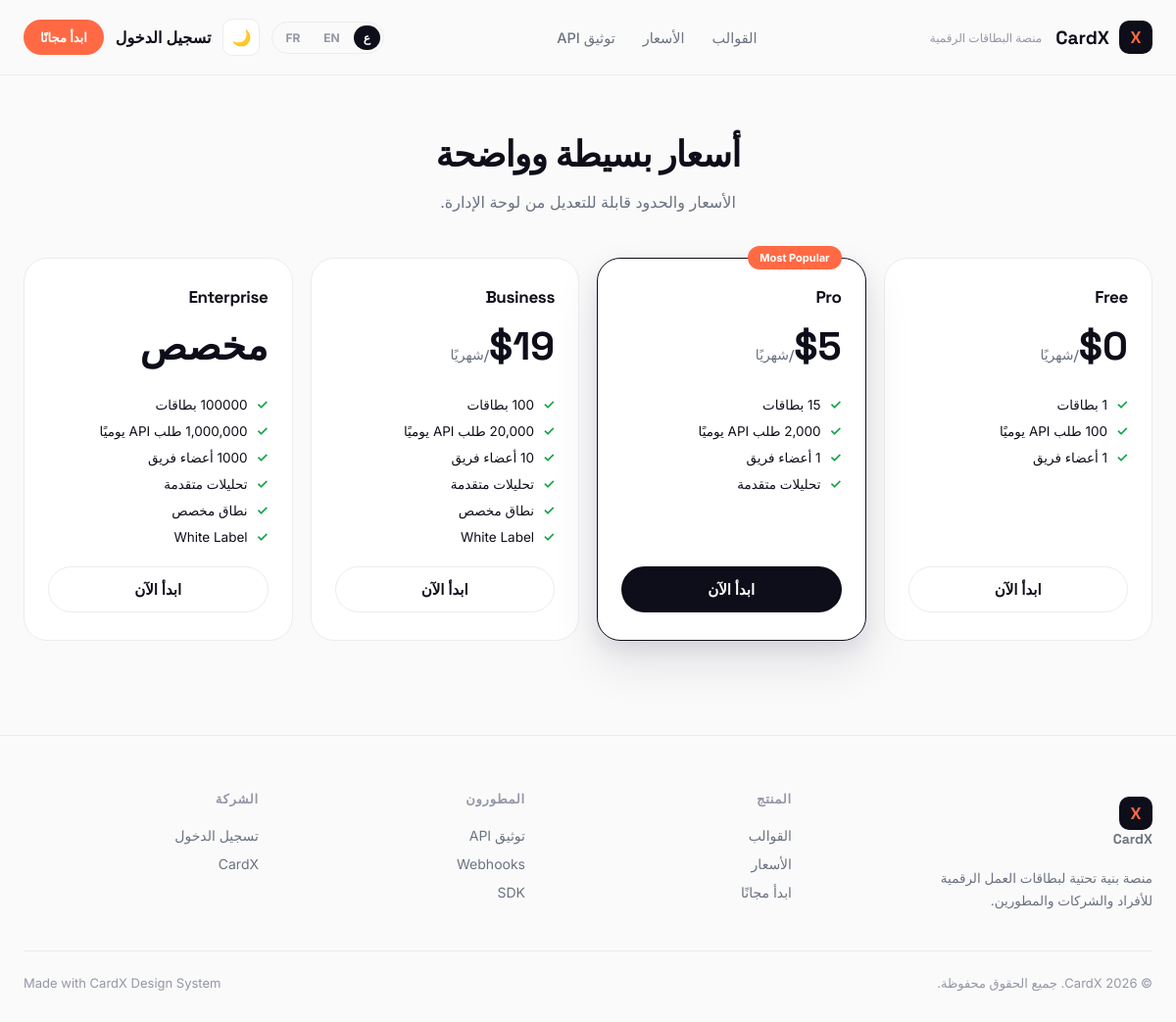
/pricing, run on the app's committed database.
### tables this page shows
CREATE TABLE plans (
    id INTEGER PRIMARY KEY AUTOINCREMENT,
    slug TEXT UNIQUE NOT NULL,
    name TEXT NOT NULL,
    price_month REAL NOT NULL,
    max_cards INTEGER NOT NULL,
    max_api_requests_day INTEGER NOT NULL,
    custom_domain INTEGER DEFAULT 0,
    white_label INTEGER DEFAULT 0,
    team_members INTEGER DEFAULT 1,
    advanced_analytics INTEGER DEFAULT 0,
    sort_order INTEGER DEFAULT 0
);

### app/site.py (the view)
@bp.route("/pricing")
def pricing():
    plans = dbmod.query("SELECT * FROM plans ORDER BY sort_order")
    return render_template("pricing.html", plans=plans)

### app/db.py (called while the page is built)
def get_db():
    if "db" not in g:
        db_path = current_app.config["DATABASE"]
        g.db = sqlite3.connect(db_path, detect_types=sqlite3.PARSE_DECLTYPES)
        g.db.row_factory = sqlite3.Row
        g.db.execute("PRAGMA foreign_keys = ON")
    return g.db

def query(sql, args=(), one=False):
    cur = get_db().execute(sql, args)
    rv = cur.fetchall()
    cur.close()
    return (rv[0] if rv else None) if one else rv

### app/i18n.py (called while the page is built)
def t(key, locale="ar"):
    return STRINGS.get(locale, STRINGS["ar"]).get(key, STRINGS["en"].get(key, key))

### app/templates/pricing.html (shortened to what this page needs)
{% extends "base.html" %}
{% block extra_css %}<link rel="stylesheet" href="{{ url_for('static', filename='css/landing.css') }}">{% endblock %}
{% block content %}
<section class="section" style="padding-top:40px;">
  <div class="container">
    <div class="section-head"><h2>{{ t('pricing_title') }}</h2>
      <p>{{ 'الأسعار والحدود قابلة للتعديل من لوحة الإدارة.' if locale=='ar' else 'Prices and limits are editable from the Admin panel.' }}</p>
    </div>
    <div class="pricing-grid">
      {% for plan in plans %}
      <div class="price-card {{ 'featured' if plan.slug=='pro' }}">
        <h3>{{ plan.name }}</h3>
        <div class="price-amount">
          {% if plan.slug=='enterprise' %}{{ 'مخصص' if locale=='ar' else 'Custom' }}
          {% else %}${{ plan.price_month|int }}<span>/{{ 'شهريًا' if locale=='ar' else 'mo' }}</span>{% endif %}
        </div>
        <ul class="price-feats">
          <li>{{ plan.max_cards }} {{ 'بطاقات' if locale=='ar' else 'cards' }}</li>
          <li>{{ '{:,}'.format(plan.max_api_requests_day) }} {{ 'طلب API يوميًا' if locale=='ar' else 'API requests/day' }}</li>
          <li>{{ plan.team_members }} {{ 'أعضاء فريق' if locale=='ar' else 'team members' }}</li>
          {% if plan.advanced_analytics %}<li>{{ 'تحليلات متقدمة' if locale=='ar' else 'Advanced analytics' }}</li>{% endif %}
          {% if plan.custom_domain %}<li>{{ 'نطاق مخصص' if locale=='ar' else 'Custom domain' }}</li>{% endif %}
          {% if plan.white_label %}<li>White Label</li>{% endif %}
        </ul>
        {% if current_user %}
        <a href="{{ url_for('dashboard.billing') }}" class="btn {{ 'btn-primary' if plan.slug=='pro' else 'btn-outline' }} btn-block">{{ 'ترقية' if locale=='ar' else 'Upgrade' }}</a>
        {% else %}
        <a href="{{ url_for('auth.register') }}" class="btn {{ 'btn-primary' if plan.slug=='pro' else 'btn-outline' }} btn-block">{{ 'ابدأ الآن' if locale=='ar' else 'Get Started' }}</a>
        {% endif %}
      </div>
      {% endfor %}
    </div>
  </div>
</section>
{% endblock %}

### app/templates/base.html (shortened to what this page needs)
<!DOCTYPE html>
<html lang="{{ locale }}" dir="{{ 'rtl' if rtl else 'ltr' }}" data-theme="{{ 'dark' if dark_mode else 'light' }}">
<head>
<link rel="stylesheet" href="{{ url_for('static', filename='css/main.css') }}">
{% block extra_css %}{% endblock %}
</head>
<body>
<nav class="navbar">
  <div class="container">
    <a href="{{ url_for('site.landing') }}" class="brand">
      <span class="brand-mark">X</span> CardX
      <span class="brand-tag">{{ 'منصة البطاقات الرقمية' if locale=='ar' else 'Digital Business Cards' }}</span>
    </a>
    <div class="nav-links">
      <a href="{{ url_for('site.templates_gallery') }}" class="navlink">{{ t('nav_templates') }}</a>
      <a href="{{ url_for('site.pricing') }}" class="navlink">{{ t('nav_pricing') }}</a>
      <a href="{{ url_for('site.docs') }}" class="navlink">{{ t('nav_docs') }}</a>
    </div>
    <div class="nav-cta">
      <div class="lang-switch">
        <a href="{{ url_for('set_locale', loc='ar') }}" class="{{ 'active' if locale=='ar' }}">ع</a>
        <a href="{{ url_for('set_locale', loc='en') }}" class="{{ 'active' if locale=='en' }}">EN</a>
        <a href="{{ url_for('set_locale', loc='fr') }}" class="{{ 'active' if locale=='fr' }}">FR</a>
      </div>
      <a href="{{ url_for('toggle_theme') }}" class="icon-btn" title="Toggle theme">{{ '🌙' if not dark_mode else '☀️' }}</a>
      {% if current_user %}
        <a href="{{ url_for('dashboard.home') }}" class="btn btn-primary btn-sm">{{ t('nav_dashboard') }}</a>
      {% else %}
        <a href="{{ url_for('auth.login') }}" class="navlink" style="font-weight:600;">{{ t('nav_login') }}</a>
        <a href="{{ url_for('auth.register') }}" class="btn btn-accent btn-sm">{{ t('nav_signup') }}</a>
      {% endif %}
    </div>
  </div>
</nav>
<div class="container" style="padding-top:18px;">
</div>
{% block content %}{% endblock %}
<footer class="footer">
  <div class="container">
    <div class="footer-grid">
      <div>
        <a href="{{ url_for('site.landing') }}" class="brand" style="margin-bottom:14px;"><span class="brand-mark">X</span> CardX</a>
        <p style="max-width:240px;font-size:13.5px;">{{ 'منصة بنية تحتية لبطاقات العمل الرقمية للأفراد والشركات والمطورين.' if locale=='ar' else 'Digital business card infrastructure for people, teams and developers.' }}</p>
      </div>
      <div>
        <h4>{{ 'المنتج' if locale=='ar' else 'Product' }}</h4>
        <a href="{{ url_for('site.templates_gallery') }}">{{ t('nav_templates') }}</a>
        <a href="{{ url_for('site.pricing') }}">{{ t('nav_pricing') }}</a>
        <a href="{{ url_for('auth.register') }}">{{ t('nav_signup') }}</a>
      </div>
      <div>
        <h4>{{ 'المطورون' if locale=='ar' else 'Developers' }}</h4>
        <a href="{{ url_for('site.docs') }}">{{ t('nav_docs') }}</a>
        <a href="{{ url_for('site.docs') }}#webhooks">Webhooks</a>
        <a href="{{ url_for('site.docs') }}#sdk">SDK</a>
      </div>
      <div>
        <h4>{{ 'الشركة' if locale=='ar' else 'Company' }}</h4>
        <a href="{{ url_for('auth.login') }}">{{ t('nav_login') }}</a>
        <a href="{{ url_for('site.landing') }}">CardX</a>
      </div>
    </div>
    <div class="footer-bottom">
      <span>© {{ now_ts // 31536000 + 1970 }} CardX. {{ t('footer_rights') }}.</span>
      <span>Made with CardX Design System</span>
    </div>
  </div>
</footer>
</body>
</html>

### app/static/css/main.css (style rules this page uses)
:root { --ink: #0E0E1A; --base: #FAFAFA; --surface: #FFFFFF; --primary: #4F3FF0; --primary-dark: #3B2ECF; --primary-light: #EEECFF; --accent: #FF6A45; --accent-light: #FFE9E2; --muted: #6B7280; --muted-2: #9497A6; --line: #ECECF1; --success: #16A34A; --danger: #E23744; --radius-sm: 10px; --radius-md: 16px; --radius-lg: 24px; --radius-xl: 32px; --shadow-soft: 0 2px 8px rgba(20, 16, 60, 0.05), 0 12px 28px rgba(20, 16, 60, 0.06); --shadow-lift: 0 8px 20px rgba(20, 16, 60, 0.08), 0 24px 48px rgba(20, 16, 60, 0.10); --font-display: "Space Grotesk", "Inter", sans-serif; --font-body: "Inter", sans-serif; --font-mono: "IBM Plex Mono", monospace; --sidebar-w: 264px; color-scheme: light; }
* { box-sizing: border-box; }
html { scroll-behavior: smooth; }
body { margin: 0; font-family: var(--font-body); background: var(--base); color: var(--ink); -webkit-font-smoothing: antialiased; transition: background .25s ease, color .25s ease; }
a { color: inherit; text-decoration: none; }
h1, h2, h3, h4 { font-family: var(--font-display); margin: 0; letter-spacing: -0.02em; }
p { margin: 0; color: var(--muted); line-height: 1.65; }
[dir="rtl"] { text-align: right; }
.container { max-width: 1200px; margin: 0 auto; padding: 0 24px; }
.section { padding: 96px 0; }
.btn { display: inline-flex; align-items: center; justify-content: center; gap: 8px; padding: 13px 24px; border-radius: 999px; font-weight: 600; font-size: 15px; border: 1px solid transparent; transition: transform .15s ease, box-shadow .2s ease, background .2s ease; white-space: nowrap; }
.btn-primary { background: var(--ink); color: var(--surface); }
.btn-accent { background: var(--accent); color: #fff; }
.btn-outline { background: transparent; border-color: var(--line); color: var(--ink); }
.btn-sm { padding: 9px 16px; font-size: 13px; }
.btn-block { width: 100%; }
.navbar { position: sticky; top: 0; z-index: 50; background: color-mix(in srgb, var(--base) 88%, transparent); backdrop-filter: blur(14px); border-bottom: 1px solid var(--line); }
.navbar .container { display: flex; align-items: center; justify-content: space-between; height: 76px; }
.brand { display: flex; align-items: center; gap: 10px; font-family: var(--font-display); font-weight: 700; font-size: 19px; }
.brand-mark { width: 34px; height: 34px; border-radius: 10px; background: var(--ink); color: var(--accent); display: flex; align-items: center; justify-content: center; font-weight: 800; font-size: 17px; }
.brand-tag { font-family: var(--font-body); font-weight: 500; font-size: 12px; color: var(--muted-2); margin-inline-start: 4px; }
.nav-links { display: flex; align-items: center; gap: 28px; }
.nav-links a.navlink { font-size: 14.5px; font-weight: 500; color: var(--muted); }
.nav-cta { display: flex; align-items: center; gap: 12px; }
.icon-btn { width: 38px; height: 38px; border-radius: 10px; display: flex; align-items: center; justify-content: center; border: 1px solid var(--line); background: var(--surface); color: var(--muted); }
.lang-switch { display: flex; gap: 4px; border: 1px solid var(--line); border-radius: 999px; padding: 3px; }
.lang-switch a { padding: 5px 10px; border-radius: 999px; font-size: 12px; font-weight: 700; color: var(--muted-2); }
.lang-switch a.active { background: var(--ink); color: var(--surface); }
.footer { border-top: 1px solid var(--line); padding: 56px 0 32px; }
.footer-grid { display: grid; grid-template-columns: 1.4fr repeat(3, 1fr); gap: 32px; }
.footer h4 { font-size: 13px; text-transform: uppercase; letter-spacing: .06em; color: var(--muted-2); margin-bottom: 14px; }
.footer a { display: block; font-size: 14px; color: var(--muted); padding: 6px 0; }
.footer-bottom { display: flex; justify-content: space-between; margin-top: 40px; padding-top: 24px; border-top: 1px solid var(--line); font-size: 13px; color: var(--muted-2); }

### data on the page
plans: name "Free", price_month "0", value "شهريًا", value "بطاقات", value "طلب API يوميًا", value "أعضاء فريق", value "ابدأ الآن"
plans: name "Pro", price_month "5", value "شهريًا", max_cards "15", value "بطاقات", value "طلب API يوميًا", team_members "1", value "أعضاء فريق", value "تحليلات متقدمة", value "ابدأ الآن"
plans: name "Business", price_month "19", value "شهريًا", value "بطاقات", value "طلب API يوميًا", team_members "10", value "أعضاء فريق", value "تحليلات متقدمة", value "نطاق مخصص", white_label "White Label", value "ابدأ الآن"
plans: name "Enterprise", value "مخصص", value "بطاقات", max_api_requests_day "1,000,000", value "طلب API يوميًا", value "أعضاء فريق", value "تحليلات متقدمة", value "نطاق مخصص", white_label "White Label", value "ابدأ الآن"

### other printed values
{{ 'منصة البطاقات الرقمية' if locale=='ar' else 'Digital Business Cards' }} "منصة البطاقات الرقمية"
{{ t('nav_templates') }} "القوالب"
{{ t('nav_pricing') }} "الأسعار"
{{ t('nav_docs') }} "توثيق API"
{{ '🌙' if not dark_mode else '☀️' }} "🌙"
{{ t('nav_login') }} "تسجيل الدخول"
{{ t('nav_signup') }} "ابدأ مجانًا"
{{ t('pricing_title') }} "أسعار بسيطة وواضحة"
{{ 'المنتج' if locale=='ar' else 'Product' }} "المنتج"
{{ 'المطورون' if locale=='ar' else 'Developers' }} "المطورون"
{{ 'الشركة' if locale=='ar' else 'Company' }} "الشركة"
{{ t('footer_rights') }} "جميع الحقوق محفوظة"
